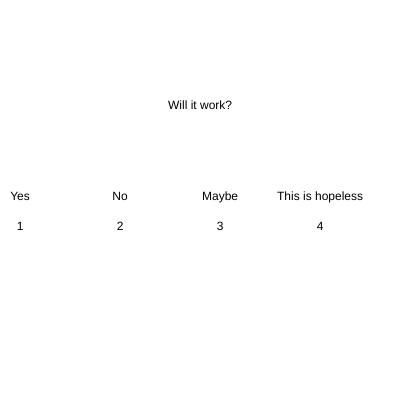
Frame 1 (no input)
Frame 60 (no input): identical to frame 1, image omitted
Frame 120 (the mouse pressed at the canvas centre since frame 60): identical to frame 1, image omitted

The p5.js sketch that drew this single still picture (run headless with seeded random() and noise() and a simulated clock; from frame 60 on, the mouse is pressed at the canvas centre):

// p5.js sketch
// ── sketch.js
var questions = "Will it work?";

var choices = {
  "Yes": 0,
  "No": 0,
  "Maybe": 0,
  "This is hopeless": 0
};

var totalCounter = 0;

function setup() {
  createCanvas(400, 400);
  
  console.log(choices["Yes"]);
}

function draw() {
  background(255);
  fill(0);
  textAlign(CENTER);
  text(questions, 0, 100, width, 100);
  
  var keyCounter = 0;
  totalCounter = 0;
  for(var keys in choices){
    console.log(keys + " : "+choices[keys]);
    fill(0);
    text(keys, (keyCounter * 100) + 20,height/2);
    text(keyCounter + 1, (keyCounter * 100) + 20, height/2 + 30 );
    keyCounter++;
    
    totalCounter = totalCounter + choices[keys];
  }
  
  
  keyCounter = 0;
  for(var keys in choices){
    var rectHeight = map(choices[keys], 0, totalCounter, 0, height-20);
    fill(150,150);
    rect((keyCounter * 100) + 20, height-rectHeight, 50, height);
    keyCounter++;
  }
  
      console.log(totalCounter);

  
}

function keyPressed(){
  if(keyCode == 49){
    //choices["Yes"]  = choices["Yes"] + 1;
    choices["Yes"]++;
  }else if(keyCode == 50){
    choices["No"]++;
  }else if(keyCode == 51){
    choices["Maybe"]++;
  }else if(keyCode == 52){
    choices["This is hopeless"]++;
  }
  
  //console.log(choices);
  
  
}
